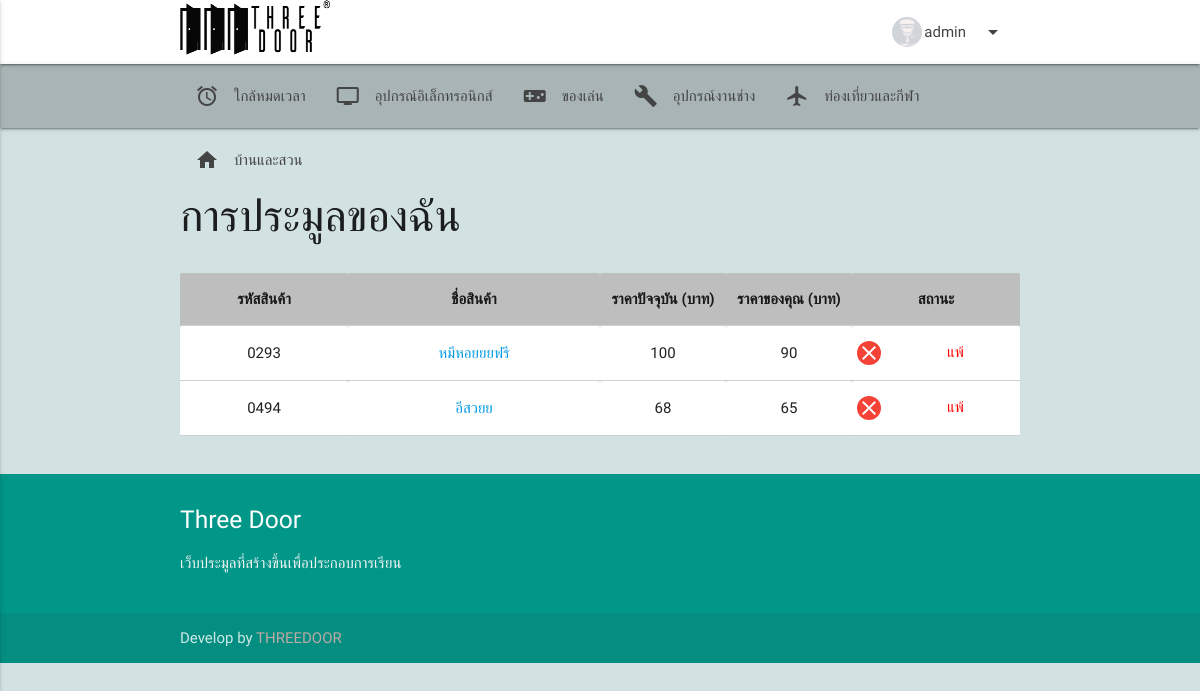
Page /status.php (signed in) on the committed database.
### tables this page shows
CREATE TABLE IF NOT EXISTS `member` (
  `UID` int(11) NOT NULL AUTO_INCREMENT,
  `username` varchar(255) NOT NULL,
  `Fname` varchar(255) NOT NULL,
  `Lname` varchar(255) NOT NULL,
  `Phonenumber` tinytext,
  `password` varchar(255) NOT NULL,
  `address` varchar(255) DEFAULT NULL,
  `email` varchar(255) DEFAULT NULL,
  `status` tinytext,
  `Avatar` varchar(255) NOT NULL,
  PRIMARY KEY (`UID`),
  UNIQUE KEY `username` (`username`),
  UNIQUE KEY `email` (`email`)
);

CREATE TABLE IF NOT EXISTS `bidding` (
  `BUID` int(11) DEFAULT NULL,
  `BPID` int(11) DEFAULT NULL,
  `BPrice` int(11) DEFAULT NULL,
  `BTD` timestamp NOT NULL DEFAULT CURRENT_TIMESTAMP ON UPDATE CURRENT_TIMESTAMP,
  KEY `BUID` (`BUID`),
  KEY `BPID` (`BPID`)
);

### navtab.php (the view, shortened to what this page needs)
<?php
   $con = mysqli_connect("127.0.0.1","u328114597_dfk","s2NXIa7wS5zJ","u328114597_three") or die("Error Connect to Database");
  mysqli_query($con,"SET NAMES UTF8");
  $profileSQL = "SELECT * FROM member WHERE UID='".$_SESSION["ID"]."'";
  $profileQuery = mysqli_query($con,$profileSQL);
  $profileResult = mysqli_fetch_array($profileQuery);
?>
 <nav class="white " role="navigation">
    <div class="nav-wrapper container" style="color: black;">
      <a id="logo-container" href="../home.php" class="brand-logo"><img src="../pic/logo.png" width="150px" height="55px"></a>
      <ul class="right hide-on-med-and-down" style="font-family: 'Itim', cursive;">
        <li><a class="dropdown-button" data-constrainWidth="false" href="#!" data-activates="dropdown1"><img src="../member/imgDir/<?php echo $profileResult["Avatar"]; ?>" alt="" class="circle left" style="width: 30px;height: 30px; margin-top: 15%; margin-right: 2px;"><?php echo $_SESSION["UID"];?><i class="material-icons right">arrow_drop_down</i></a></li>
      </ul>
    </div>
  </nav>
<nav role="navigation" style="background-color:rgba(0, 0, 0, 0.2);">
<div class="nav-wrapper container fixed" style="color: black;">
  <ul class="left hide-on-med-and-down" style="font-family: 'Itim', cursive;">
          <li id="new-menu"><a href="../home.php" style="<?php if(basename($_SERVER['PHP_SELF']) == "home.php"){echo "color:rgb(0, 18, 236);";}?>"><i class="material-icons left"">access_alarm</i>ใกล้หมดเวลา</a></li>
          <li id="technology-menu"><a href="../product/show.php?type=1" style="<?php if($_GET['type']=="1"){echo "color:rgb(0, 18, 236);";}?>"><i class="material-icons left">tv</i>อุปกรณ์อิเล็กทรอนิกส์</a></li>
          <li id="game-menu"><a href="../product/show.php?type=2" style="<?php if($_GET['type']=="2"){echo "color:rgb(0, 18, 236);";}?>"><i class="material-icons left">videogame_asset</i>ของเล่น</a></li>
          <li id="child-menu"><a href="../product/show.php?type=3" style="<?php if($_GET['type']=="3"){echo "color:rgb(0, 18, 236);";}?>"><i class="material-icons left">build</i>อุปกรณ์งานช่าง</a></li>
          <li id="travel-menu"><a href="../product/show.php?type=4" style="<?php if($_GET['type']=="4"){echo "color:rgb(0, 18, 236);";}?>"><i class="material-icons left">flight</i>ท่องเที่ยวและกีฬา</a></li>
          <li id="home-menu"><a href="../product/show.php?type=5" style="<?php if($_GET['type']=="5"){echo "color:rgb(0, 18, 236);";}?>"><i class="material-icons left">home</i>บ้านและสวน</a></li>
  </ul>
</div>
</nav>
</body>

### status.php (shortened to what this page needs)
<?php
$con = mysqli_connect("127.0.0.1","u328114597_dfk","s2NXIa7wS5zJ","u328114597_three") or die("Error Connect to Database");
mysqli_query($con,"SET NAMES UTF8");
$strSQL = "SELECT UID,TNo,BPID,product.Name,MAX(BPrice)
FROM product
INNER JOIN (bidding JOIN member ON BUID=UID) ON PID=BPID
WHERE UID= '".$_SESSION["ID"]."'
GROUP BY BPID ASC";
$objQuery = mysqli_query($con,$strSQL);
?>
<!DOCTYPE html>
<html lang="en">
<head>
  <link href="cssPa/materialize.css" type="text/css" rel="stylesheet" media="screen,projection"/>
  <link href="cssPa/style.css" type="text/css" rel="stylesheet" media="screen,projection"/>
</head>
<body style="background-color:#d2e1e2;">
<?php include 'navtab.php';?>
   <div class="container" style="font-family: 'Itim', cursive;  <?php
    if(stristr($_SERVER['HTTP_USER_AGENT'], "Mobile")){
      echo "font-size: 0.8em; width: 100%;";
    }
    ?>">
<?php     if(stristr($_SERVER['HTTP_USER_AGENT'], "Mobile")){
      echo "<center><h5>การประมูลของฉัน</h5></center>";
      echo '<div class="section">';
    }
      else{
        echo "<h3>การประมูลของฉัน</h3>";
        echo '<div class="section">';
      }
?>
<table class="bordered">
        <thead bgcolor="#BEBEBE">
          <tr>
              <th data-field="id" style="text-align: center; width: 20%;">รหัสสินค้า</th>
              <th data-field="name" style="text-align: center; width: 30%">ชื่อสินค้า</th>
              <th data-field="priceMax" style="text-align: center; width: 15%;">ราคาปัจจุบัน&nbsp;(บาท)</th>
              <th data-field="price" style="text-align: center; width: 15%;">ราคาของคุณ&nbsp;(บาท)</th>
              <th data-field="status" style="text-align: center; width: 20%;">สถานะ</th>
          </tr>
        </thead>
        <tbody bgcolor="#FFFFFF">
        <?php while($objResult = mysqli_fetch_array($objQuery)){
            $syntaxSQL = "SELECT * FROM win_pid";
            $syntaxSQL .= $objResult["BPID"];
            $syntaxSQL .= " LIMIT 1";
            $winQuery = mysqli_query($con,$syntaxSQL);
            $winResult = mysqli_fetch_array($winQuery);
            $nowTimeSQL = "SELECT NOW()";
            $nowTimeQuery = mysqli_query($con,$nowTimeSQL);
            $nowTimeResult = mysqli_fetch_array($nowTimeQuery);
            $nowTime = strtotime($nowTimeResult["NOW()"]);
            $expSQL = "SELECT EDate FROM product WHERE PID=";
            $expSQL .= $objResult["BPID"];
            $expQuery = mysqli_query($con,$expSQL);
            $expResult = mysqli_fetch_array($expQuery);
            $exp_date = strtotime($expResult["EDate"]);
            $timeDifference = ($exp_date - $nowTime)-25435;
        ?>
          <tr>
            <td style="text-align: center; width: 20%;">
            <?php
              if ($objResult["BPID"] > 9) {
                echo "0";echo $objResult["TNo"];
                echo $objResult["BPID"];
              }
              else
              {
                echo "0";echo $objResult["TNo"];
                echo "0";echo $objResult["BPID"];
              }
            ?>
            </td>
            <td style="text-align: center; width: 30%;">
              <a href="../product/auction.php?id=<?php echo $objResult["BPID"]; ?>"><?php echo $objResult["Name"];?></a></td>
            <td style="text-align: center; width: 15%;"><?php echo $winResult["BPrice"]; ?></td>
            <td style="text-align: center; width: 15%;"><?php echo $objResult["MAX(BPrice)"]; ?></td>
            <td style="text-align: center; width: 20%;">
            <?php
            if ($timeDifference > 0) {
              echo '<i class="material-icons orange circle left" style="color: white;">warning</i>';
              echo '<font color="orange">ยังไม่จบการประมูล</font>';
            }
            elseif ($winResult["BUID"] == $_SESSION["ID"]) {
              echo '<i class="material-icons green circle left" style="color: white;">check</i>';
              echo '<font color="green">ชนะ</font>';
            }else{
              echo '<i class="material-icons red circle left" style="color: white;">close</i>';
              echo '<font color="red">แพ้</font>';
            }
            ?></td>
          </tr>
          <?php }?>
        </tbody>
</table>
<br>
  </div>
  </div>
<?php include 'footer.php';?>
  </body>
</html>

### cssPa/style.css (style rules this page uses)
nav ul a, nav .brand-logo { color: #444; }

### rows in the picture
member: Avatar (picture), TNo "2", BPID "93", Name "หมีหอยยยฟรี", bidding.BPrice "100", MAX "90", TNo "4", BPID "94", Name "อีสวยย", bidding.BPrice "68", MAX "65"

### other values in the picture
$_SESSION["UID"] "admin"
